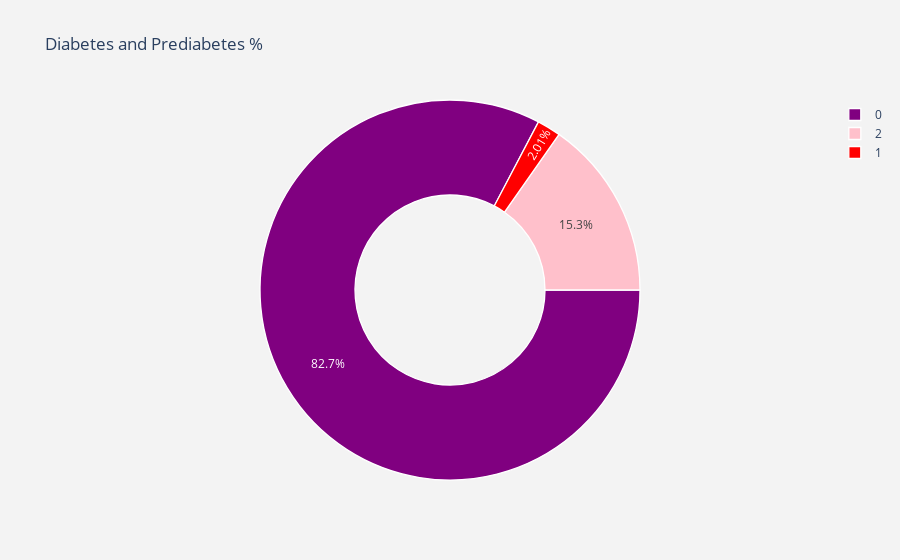

Notebook code cell kept with this figure:
### Code cell
# Data Exploration and verify if data is balanced

trace = go.Pie(labels = df_raw["Diabetes_012"].value_counts().keys().tolist(),
               values = df_raw["Diabetes_012"].value_counts().values.tolist(),
               marker = dict(colors = ['purple', 'pink','red'],
                             line = dict(color = "white", width =  1.3)
                            ),
               rotation = 90,
               hoverinfo = "label+value+text",
               hole = .5
              )
layout = go.Layout(dict(title = "Diabetes and Prediabetes %",
                        plot_bgcolor = "rgb(243,243,243)",
                        paper_bgcolor = "rgb(243,243,243)",
                       )
                  )
data = [trace]
fig = go.Figure(data = data, layout = layout)
py.iplot(fig)

### Figure 1 — Plotly figure (JSON) as saved in the notebook; plotly's stock layout.template omitted (floating-point values rounded to 4 significant figures)
{"data": [{"hole": 0.5, "hoverinfo": "label+value+text", "labels": [0, 2, 1], "marker": {"colors": ["purple", "pink", "red"], "line": {"color": "white", "width": 1.3}}, "rotation": 90, "type": "pie", "values": [190055, 35097, 4629]}], "layout": {"autosize": true, "paper_bgcolor": "rgb(243,243,243)", "plot_bgcolor": "rgb(243,243,243)", "title": {"text": "Diabetes and Prediabetes %"}}}
